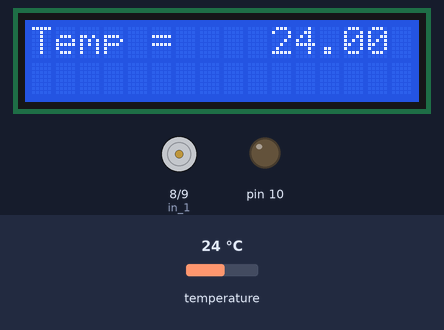
Recording of a sketch running on a simulated Arduino Uno, built with avr-gcc and run on an emulated ATmega328P. Parts: 16×2 character LCD, motor-driver pin pairs drawn as motors (green arrow = first pin HIGH = forward, orange = second pin HIGH = backward, longer = more drive, scaled by the enable pin), output pins drawn as LEDs (lit = HIGH). The test bench sets the inputs (shaded band); at power-on: temperature 24 °C. What the sketch prints to the serial monitor is not drawn.

Above: at 1.2 s.
1.3 s: temperature set to 25.3 °C
At 4.2 s:
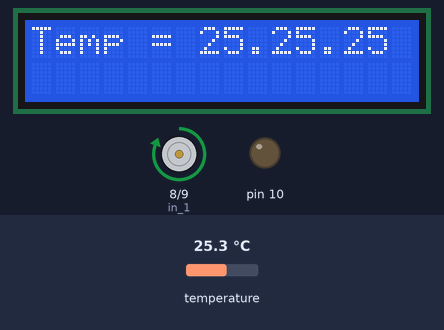
5.1 s: temperature set to 26.7 °C
At 8.7 s:
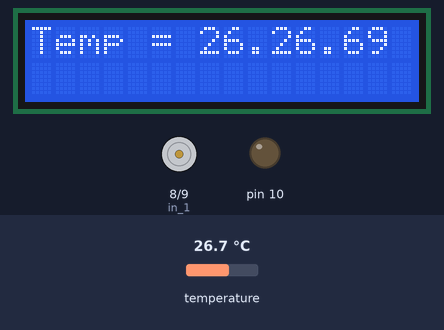
10.8 s: temperature set to 12 °C
At 12.2 s:
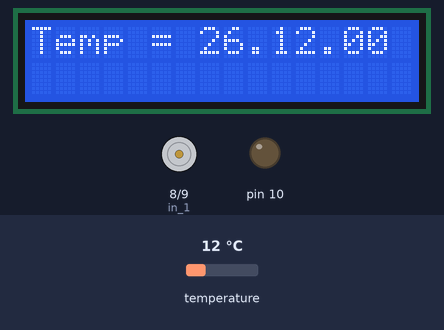
Timing chart, 0 to 14.0 s (numbered marks = the images above; inputs shaded):
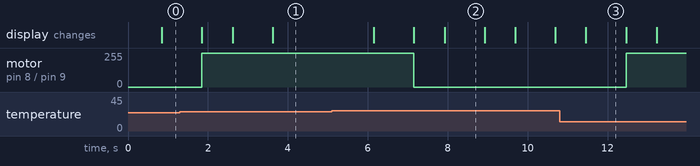

The sketch:

Heat_Final_Code.ino
```cpp
#include <LiquidCrystal.h>
#include <OneWire.h>
#include <DallasTemperature.h>

#define ONE_WIRE_BUS 7


/*ThermoCouple Pins*/
/**********************************/
OneWire oneWire(ONE_WIRE_BUS);

DallasTemperature sensors(&oneWire);

float Celcius = 0;

/*********************************/

/*LCD Pins*/
const int rs = 12, en = 11, d4 = 5, d5 = 4, d6 = 1, d7 = 2;
LiquidCrystal lcd(12, 11, 5, 4, 1, 2);
/*************************************/

/*Bridge Pins*/
const int pwm = 3 ;  //initializing pin 3 as pwm
const int in_1 = 8 ;
const int in_2 = 9 ;
/*********************/


void setup()
{
sensors.begin();
lcd.begin(16, 2);
lcd.clear();
pinMode(10, OUTPUT);
analogWrite(10, 0);
pinMode(in_1, OUTPUT);
pinMode(in_2, OUTPUT);
Serial.begin(9600);
}


void loop()
{
sensors.requestTemperatures();
Celcius=sensors.getTempCByIndex(0);
lcd.setCursor(0, 0);
lcd.print("Temp = ");
lcd.setCursor(10, 0);
lcd.print(Celcius);
delay(1000);
/*digitalWrite(in_1,HIGH) ;
digitalWrite(in_2,LOW) ;
analogWrite(pwm,255) ;*/
Serial.print(Celcius);
Serial.print("\n");
lcd.setCursor(0, 0);
lcd.print("Temp = ");
lcd.print(Celcius);


 if(Celcius >= 26 )
   {
    digitalWrite(in_1,LOW) ;
    digitalWrite(in_2,LOW) ;

   }


   else  if(Celcius < 26)
   {
     digitalWrite(in_1,HIGH) ;
     digitalWrite(in_2,LOW) ;
     analogWrite(pwm,255) ;
   }


   else if( Celcius < 25)
   {
    digitalWrite(in_1,HIGH) ;
    digitalWrite(in_2,LOW) ;
    analogWrite(pwm,255) ;
   }


}
```

Measured:
- the behaviour switches between 25.9 and 26 °C on temperature (found by bisection; images 1 and 2)
- after the input at 5.1 s, motor on pin 8 (in_1) / pin 9 (in_2): forward 255/255 → stopped after 2.1 s; the display: first changes after 1.1 s (image 2 shows a later state)
- after the input at 10.8 s, motor on pin 8 (in_1) / pin 9 (in_2): stopped → forward 255/255 after 1.7 s; the display: changes after 0.66 s (image 3)
- what the display in image 2 shows lasts 1.0 s, from 7.9 s to 8.9 s
